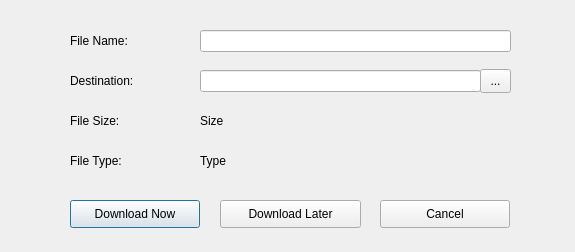
<?xml version="1.0" encoding="UTF-8"?>
<ui version="4.0">
 <class>Dialog</class>
 <widget class="QDialog" name="Dialog">
  <property name="geometry">
   <rect>
    <x>0</x>
    <y>0</y>
    <width>575</width>
    <height>252</height>
   </rect>
  </property>
  <property name="sizePolicy">
   <sizepolicy hsizetype="Fixed" vsizetype="Fixed">
    <horstretch>0</horstretch>
    <verstretch>0</verstretch>
   </sizepolicy>
  </property>
  <property name="minimumSize">
   <size>
    <width>575</width>
    <height>207</height>
   </size>
  </property>
  <property name="maximumSize">
   <size>
    <width>2000</width>
    <height>2000</height>
   </size>
  </property>
  <property name="windowTitle">
   <string>Download File</string>
  </property>
  <property name="windowIcon">
   <iconset>
    <normaloff>file.png</normaloff>file.png</iconset>
  </property>
  <widget class="QLabel" name="label">
   <property name="geometry">
    <rect>
     <x>70</x>
     <y>30</y>
     <width>81</width>
     <height>21</height>
    </rect>
   </property>
   <property name="text">
    <string>File Name:</string>
   </property>
  </widget>
  <widget class="QLineEdit" name="lbl_filename">
   <property name="geometry">
    <rect>
     <x>200</x>
     <y>30</y>
     <width>311</width>
     <height>22</height>
    </rect>
   </property>
  </widget>
  <widget class="QLabel" name="label_2">
   <property name="geometry">
    <rect>
     <x>70</x>
     <y>70</y>
     <width>131</width>
     <height>21</height>
    </rect>
   </property>
   <property name="text">
    <string>Destination:</string>
   </property>
  </widget>
  <widget class="QLineEdit" name="lbl_Destination">
   <property name="geometry">
    <rect>
     <x>200</x>
     <y>70</y>
     <width>281</width>
     <height>22</height>
    </rect>
   </property>
  </widget>
  <widget class="QPushButton" name="btn_dnow">
   <property name="geometry">
    <rect>
     <x>70</x>
     <y>200</y>
     <width>130</width>
     <height>28</height>
    </rect>
   </property>
   <property name="text">
    <string>Download Now</string>
   </property>
  </widget>
  <widget class="QPushButton" name="btn_cancel">
   <property name="geometry">
    <rect>
     <x>380</x>
     <y>200</y>
     <width>130</width>
     <height>28</height>
    </rect>
   </property>
   <property name="text">
    <string>Cancel</string>
   </property>
  </widget>
  <widget class="QLabel" name="label_3">
   <property name="geometry">
    <rect>
     <x>70</x>
     <y>110</y>
     <width>55</width>
     <height>21</height>
    </rect>
   </property>
   <property name="text">
    <string>File Size:</string>
   </property>
  </widget>
  <widget class="QToolButton" name="btn_Destination">
   <property name="geometry">
    <rect>
     <x>480</x>
     <y>69</y>
     <width>31</width>
     <height>24</height>
    </rect>
   </property>
   <property name="text">
    <string>...</string>
   </property>
  </widget>
  <widget class="QLabel" name="lbl_size">
   <property name="geometry">
    <rect>
     <x>200</x>
     <y>110</y>
     <width>55</width>
     <height>21</height>
    </rect>
   </property>
   <property name="text">
    <string>Size</string>
   </property>
  </widget>
  <widget class="QPushButton" name="btn_dlater">
   <property name="geometry">
    <rect>
     <x>220</x>
     <y>200</y>
     <width>141</width>
     <height>28</height>
    </rect>
   </property>
   <property name="text">
    <string>Download Later</string>
   </property>
  </widget>
  <widget class="QLabel" name="label_5">
   <property name="geometry">
    <rect>
     <x>70</x>
     <y>150</y>
     <width>61</width>
     <height>21</height>
    </rect>
   </property>
   <property name="text">
    <string>File Type:</string>
   </property>
  </widget>
  <widget class="QLabel" name="lbl_type">
   <property name="geometry">
    <rect>
     <x>200</x>
     <y>150</y>
     <width>55</width>
     <height>21</height>
    </rect>
   </property>
   <property name="text">
    <string>Type</string>
   </property>
  </widget>
 </widget>
 <resources/>
 <connections/>
</ui>
